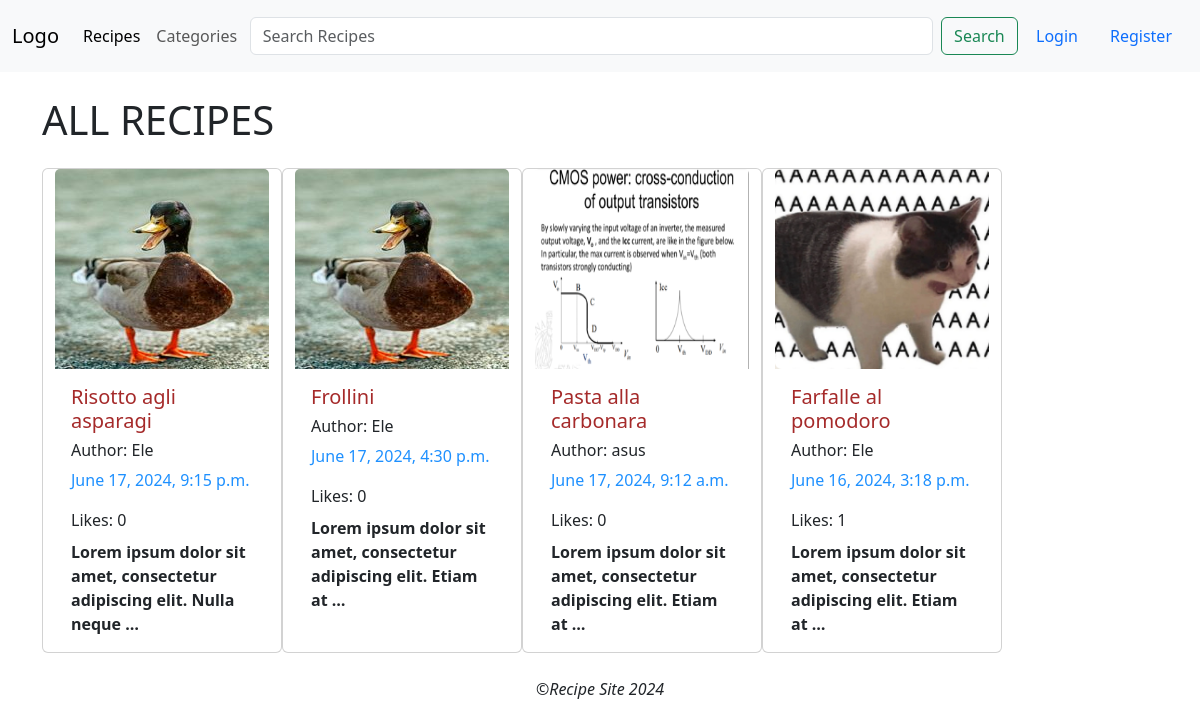
The app's page /recipes/ with its own data.
### recipes/models.py (models this page shows, shortened)
class Recipe(models.Model):
    DIFFICULTY_LEVELS = [
        (1, 'Very Easy'),
        (2, 'Easy'),
        (3, 'Medium'),
        (4, 'Hard'),
        (5, 'Very Hard'),
    ]
    image = models.ImageField(default='default.jpg', upload_to='recipesPics')
    title = models.CharField(max_length=100)
    description = models.TextField()
    content = models.TextField()
    date_posted = models.DateTimeField(default=timezone.now)
    author = models.ForeignKey(User, on_delete=models.CASCADE)
    difficulty = models.IntegerField(choices=DIFFICULTY_LEVELS, default=3)
    portions = models.IntegerField()
    cooking_time = models.IntegerField()
    ingredients = models.ManyToManyField(Ingredient, related_name='recipes')
    slug = models.SlugField(max_length=100, unique=True, blank=True)
    category = ManyToManyField(Category)
    likes = models.ManyToManyField(User, related_name='likes', blank=True)

### recipes/views.py (the view)
# urls.py: path('recipes/', RecipeListView.as_view(), name='recipes'),
class RecipeListView(ListView):
    model = Recipe
    context_object_name = 'recipes'
    template_name = 'recipes/allRecipes.html'
    ordering = ['-date_posted']

### templates/recipes/allRecipes.html
{% extends "recipes/base.html" %}
{% load static %}
{% block content %}
    <h1 class="mb-4 title"> ALL RECIPES</h1>
    <div class=" container listRecipes">
        <div class="row">
            {% for recipe in recipes %}
            <div class="card" style="width: 15rem;">
               <a href={% url 'recipesDetail' slug=recipe.slug %}><img src="{{ recipe.image.url }}" class="card-img-top" alt="{{recipe.title}}Image}" height="200px" width="200px"></a>
                <div class="card-body">
                    <a style="text-decoration: none; color: brown" href={% url 'recipesDetail' slug=recipe.slug %}><h5 class="card-title">{{ recipe.title }}</h5></a>
                    <h6>Author: {{ recipe.author }} </h6>
                    <p style="color: dodgerblue"> {{ recipe.date_posted }}</p>
                    <span> Likes: {{ recipe.likes.count }}</span>
                    <p class="mt-2 card-text" style="font-weight: 700">{{ recipe.description|truncatewords:10 }}</p>
                </div>
            </div>
            {% endfor %}
        </div>
    </div>
{% endblock %}

### records on screen
Recipe: image (placeholder picture), title "Risotto agli asparagi", author "Ele", date_posted "June 17, 2024, 9:15 p.m.", likes.count "0", description "Lorem ipsum dolor sit amet, consectetur adipiscing elit. Nulla neque …"
Recipe: image (placeholder picture), title "Frollini", author "Ele", date_posted "June 17, 2024, 4:30 p.m.", likes.count "0", description "Lorem ipsum dolor sit amet, consectetur adipiscing elit. Etiam at …"
Recipe: image (picture), title "Pasta alla carbonara", author "asus", date_posted "June 17, 2024, 9:12 a.m.", likes.count "0", description "Lorem ipsum dolor sit amet, consectetur adipiscing elit. Etiam at …"
Recipe: image (picture), title "Farfalle al pomodoro", author "Ele", date_posted "June 16, 2024, 3:18 p.m.", likes.count "1", description "Lorem ipsum dolor sit amet, consectetur adipiscing elit. Etiam at …"
